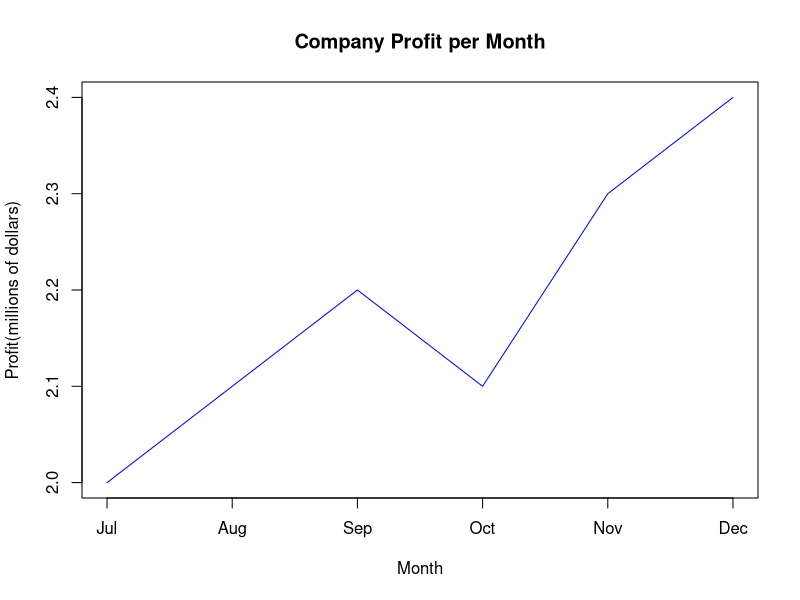
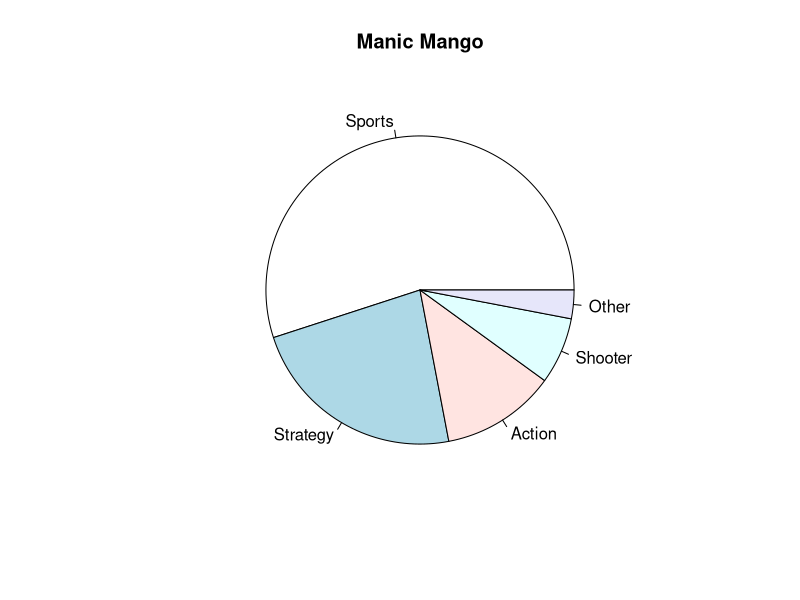
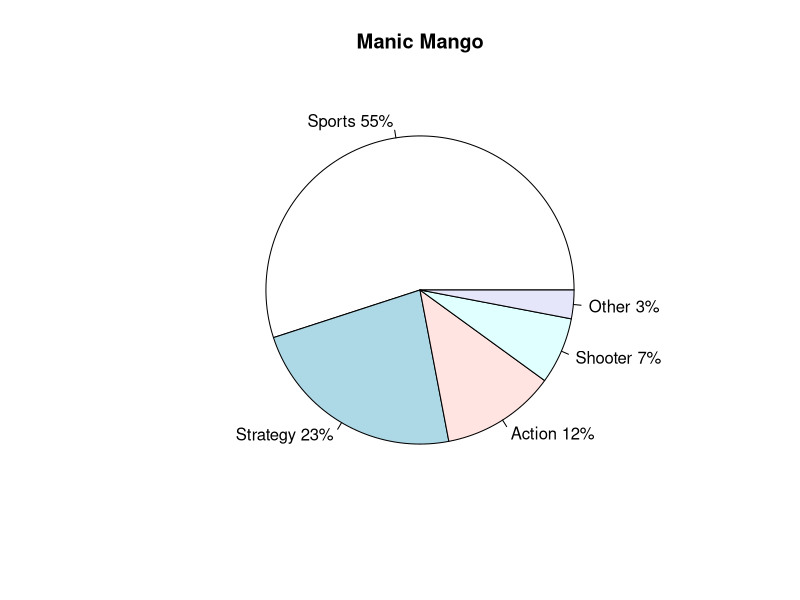
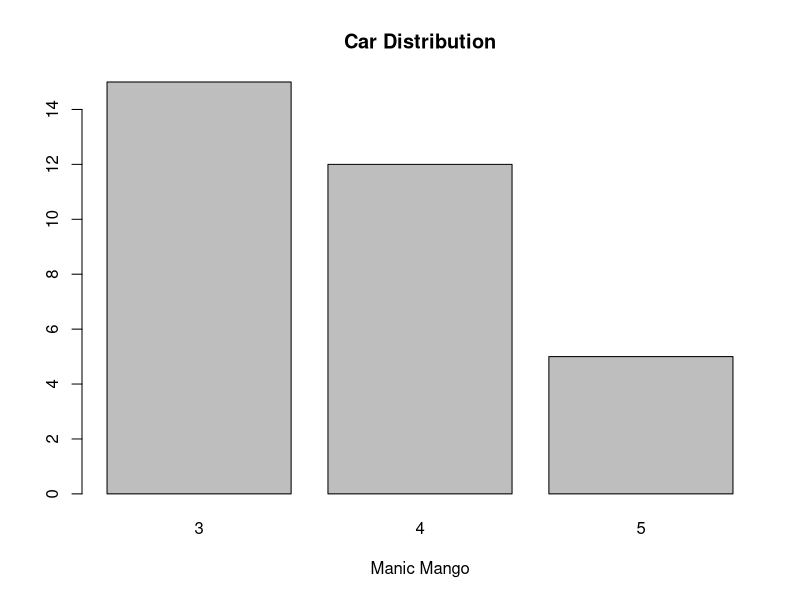

The R script that drew these images, in order:
## ---- chunk 1
profit <- c(2.0, 2.1, 2.2, 2.1, 2.3, 2.4)
month <- month.abb[7:12]
profitPerMonth <- data.frame(month, profit)
## ---- chunk 2
plot(profitPerMonth$profit,
   xaxt = "n",
   type="l",
   main="Company Profit per Month",
   xlab="Month",
   ylab="Profit(millions of dollars)",
   col="blue")
axis(1, at=1:6, labels=month.abb[7:12])
## ---- chunk 3
genre <- c("Sports", "Strategy", "Action", "Shooter", "Other")
units_sold <- c(27500, 11500, 6000, 3500, 1500)
manic_mango <- data.frame(genre, units_sold)
## ---- chunk 4
pie(units_sold, labels = genre, main="Manic Mango")
## ---- chunk 5
pct <- round(units_sold/sum(units_sold)*100)
genre <- paste(genre, pct) # add percents to labels 
genre <- paste(genre,"%",sep="") # ad % to labels 
pie(units_sold,labels = genre, main="Manic Mango")
## ---- chunk 6
counts <- table(mtcars$gear)
barplot(counts, main="Car Distribution", xlab="Manic Mango")
